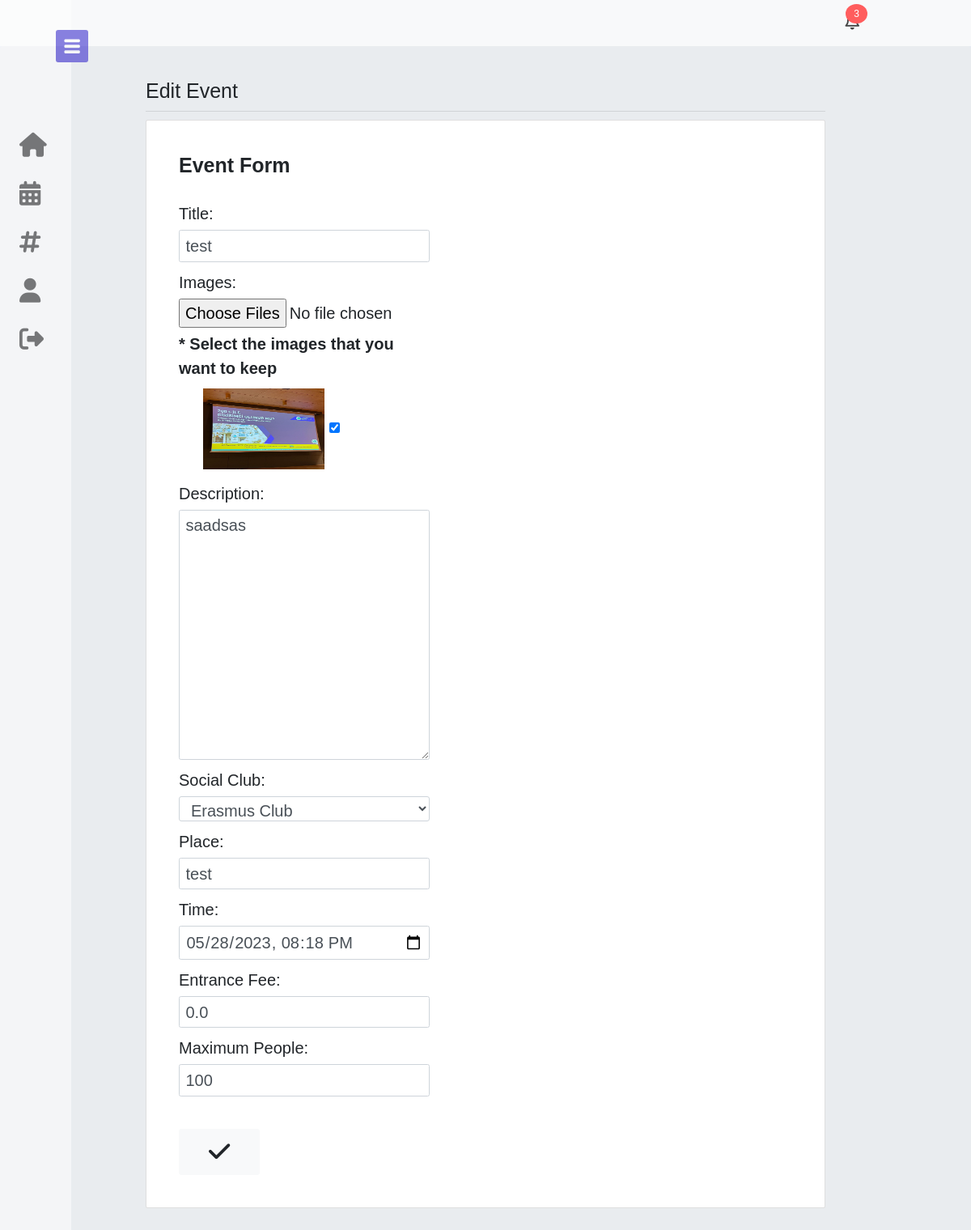
/edit-event/16/ (signed in), run on the app's committed database.
### users/models.py (models this page shows, shortened)
class Profile(models.Model):
    user = models.OneToOneField(User, on_delete=models.CASCADE)
    avatar = models.ImageField(default='default.jpg', upload_to='profile_images')
    bio = models.TextField()
    ambassador = models.BooleanField(default=False, null=True)
    new_notification_count = models.IntegerField(default=0, null=True, blank=True)
    dont_recommend_events = models.ManyToManyField(Event, related_name="events_dont_recommend", blank=True, default=None)

### events/models.py (models this page shows, shortened)
class Event(models.Model):
    title = models.CharField(max_length=100)
    description = models.TextField(blank=True)
    location = models.TextField()
    price = models.FloatField(blank=True, default=0)
    time = models.DateTimeField()
    users = models.ManyToManyField(User, related_name='events_attending')
    created_by = models.ForeignKey(User, on_delete=models.CASCADE, related_name='created_events', blank=True, default="", null=True)
    maximum_people = models.IntegerField(blank=True, default=3)
    social_club = models.ForeignKey(SocialClub, on_delete=models.CASCADE, related_name='club_events',blank=True, default="", null=True)
    created_time = models.DateTimeField(auto_now_add=True, null=True)

class EventImage(models.Model):
    event = models.ForeignKey(Event, on_delete=models.CASCADE, related_name='event_images')
    image = models.ImageField(upload_to='event_images/')

### events/views.py (the view)
# urls.py: path('edit-event/<int:pk>/', edit_event, name='edit-event'),
@login_required
def edit_event(request, pk):
    if not check_if_manager(request.user):
        raise PermissionDenied()
    event = Event.objects.get(pk=pk)
    if request.user in event.social_club.managers.all() or request.user.is_staff:
        if request.method == 'POST':
            form = CreateEventForm(request.POST,instance=event, user=request.user)
            image_form = EventImageForm(request.POST, instance=event)
            if form.is_valid():
                form.save()
                add_images = request.POST.getlist('keep_image_add')
                no_delete_images = request.POST.getlist('no_delete_image')
                to_delete = [x.id for x in event.event_images.all()]
                for image_id in to_delete:
                    if str(image_id) not in no_delete_images:
                        image = event.event_images.get(id=image_id)
                        image.delete()
                for image in request.FILES.getlist('images'):
                    if str(image) in add_images:
                        EventImage.objects.create(event=event, image=image)
                return redirect('event-detail', pk=event.pk)
        else:
            form = CreateEventForm(instance=event, user=request.user)
            image_form = EventImageForm(instance=event)
        return render(request, 'events/edit_event.html', {'form':form, 'image_form':image_form})

### events/forms.py
class EventImageForm(forms.ModelForm):
    images = forms.ImageField(widget=forms.ClearableFileInput(attrs={'multiple': True}), required=False)
    class Meta:
        model = EventImage
        fields = ('images',)

### events/custom_filters.py (called while the page is built)
@register.filter
def sort_and_slice(notifications, count):
    if count > 5:
        count = 5
    return notifications.order_by("-created_time")[:count]

@register.filter
def is_manager(user):
    all_managers = [x.managers.all() for x in SocialClub.objects.all()]
    for i in all_managers:
        for j in i:
            if user == j:
                return True
    return False

### events/views.py (called while the page is built)
def check_if_manager(user):
    managing_clubs = user.admin_of.all()
    if len(managing_clubs) > 0 or user.is_staff:
        return True
    else:
        return False

### social_clubs/models.py (called while the page is built)
    def __str__(self):
        return self.name

### templates/events/edit_event.html (shortened to what this page needs)
{% extends 'base.html' %}
{% block content %}
<h1>Edit Event</h1>
<hr/>
{% include 'events/partials/event_form.html' with create=False %}
{% endblock %}

### templates/base.html (shortened to what this page needs)
{% load custom_filters %}
{% load static %}
<!doctype html>
<html lang="en" style="font-size: 10px;">
<head>
  <link rel="stylesheet" href="https://maxcdn.bootstrapcdn.com/bootstrap/4.0.0/css/bootstrap.min.css"
>
    <link rel="stylesheet" href="{% static 'css/main.css' %}">
    <link rel="stylesheet" href="{% static 'css/events.css' %}">
    <link rel="stylesheet" href="{% static 'css/social_clubs.css' %}">
</head>
<body>
  {% if user.is_authenticated %}
  <nav class="sidebar close" style="z-index: 99999900000;">
    <header>
        <div class="image-text">
        </div>
        <i class="fa-solid fa-bars toggle"></i>
    </header>
    <div class="menu-bar">
        <div class="menu">
            <ul class="menu-links">
              <li class="nav-link menus-link" id="home">
                <a href="{% url 'users-home' %}">
                  <i class="fa-solid fa-house" style="color:black; font-size: 30px;"> </i>
                </a>
            </li>
                <li class="nav-link menus-link" onmouseover="console.log(this.childNodes)">
                    <a href="{% url 'events' %}">
                      <i class="fa-solid fa-calendar-days" style="color:black; font-size: 30px;"> </i>
                    </a>
                </li>
                <li class="nav-link menus-link">
                    <a href="{% url 'social-clubs' %}">
                      <i class="fa-sharp fa-solid fa-hashtag" style="color:black; font-size: 30px;"></i>
                    </a>
                </li>
                <li class="nav-link menus-link">
                    <a href="{% url 'users-profile' pk=request.user.pk%}">
                      <i class="fa-solid fa-user" style="color:black; font-size: 30px;"> </i>
                    </a>
                </li>
                  <li class="nav-link menus-link">
                    <a href="{% url 'logout' %}">
                      <i class="fa-solid fa-right-from-bracket" style="color:black; font-size: 30px;"> </i>
                    </a>
                </li>
        </div>
    </div>
</nav>
{% endif %}
<nav  class="navbar navbar-expand-lg navbar-{% if user.is_authenticated %}dark{%else%}light{%endif%} bg-{% if user.is_authenticated %}light{%else%}dark p-3{%endif%}">
    <ul class="navbar-nav ml-auto" style="margin-right: 10%;">
      {% if user.is_authenticated %}
      <ul class="notification-drop" style="z-index: 9999999999999;">
        <li class="item">
           <span class="btn__badge {% if request.user.profile.new_notification_count > 0 %}pulse-button{% endif %} ">{{request.user.profile.new_notification_count}}</span>
        </li>
      </ul>
      {% else %}
      <a href="{% url 'login' %}" class="nav-link text-light" style="font-size: 2.5rem;"></i> Login</a>
      <a href="{% url 'users-register' %}" class="nav-link ml-5 text-light" style="font-size: 2.5rem;"></i> Sign Up</a>
      {% endif %}
    </ul>
</nav>
  <div class="jumbotron" style="margin:0; padding-left: 15%; padding-right: 15%; min-height: 1000px;">
    {% block content %}{% endblock %}
  </div>
</body>
</html>

### templates/events/partials/event_form.html (shortened to what this page needs)
{% block content %}
<div class="card" style="font-size: 2rem; padding: 10px;">
  <div class="form-content p-5" >
    <h1><b>Event Form</b></h1>
    <form method="POST" class="mt-5" id="event-form" enctype="multipart/form-data">
      <div class="form-row">
        <div class="col-md-5">
          <div class="form-group">
            <label class="">Title:</label>
            {{ form.title }}
          </div>
          <div class="form-group">
            <label class="">Images:</label>
            {{ image_form.images }}
            <p class="mb-2 mt-2"><b>* Select the images that you want to keep</b></p>
            <div class="ml-5" style="max-width: fit-content;"  id="image-preview">
              {% if form.instance and not create %}
                  {% for image in form.instance.event_images.all %}
                      <div class="image-preview-item mt-3 mb-3">
                          <label class="checkbox_img" for="{{image.id}}"><img src="{{ image.image.url }}" height="100px" width="150px" title="{{ image.image.name }}"></label>
                          <input type="checkbox" name="no_delete_image" checked value="{{ image.id }}">
                      </div>
                  {% endfor %}
              {% endif %}
          </div>
          </div>
          <div class="form-group">
            <label class="">Description:</label>
            {{ form.description }}
          </div>
          <div class="form-group">
            <label class="">Social Club:</label>
            {{ form.social_club }}
          </div>
          <div class="form-group">
            <label class="">Place:</label>
            {{ form.location }}
          </div>
          <div class="form-group">
            <label class="">Time:</label>
            {{ form.time }}
          </div>
          <div class="form-group">
            <label class="">Entrance Fee:</label>
            {{ form.price }}
          </div>
          <div class="form-group">
            <label class="">Maximum People:</label>
            {{ form.maximum_people }}
          </div>
        </div>
      </div>
      <br/>
      <button type="submit" class="btn btn-light btn-lg" style="font-size: 3rem; width: 100px;">
        <i class="fa-solid fa-check"></i>
      </button>
    </form>
  </div>
</div>
{% endblock %}

### static/css/main.css (style rules this page uses)
body { font-family: 'Roboto' !important; }
.form-group textarea { font-size: 2rem; }
.form-group input { font-size: 2rem; }
.form-group select { font-size: 1rem; }
body { background-color: #e9ecef; }
* { margin: 0; padding: 0; box-sizing: border-box; font-family: 'Poppins', sans-serif; }
:root { --body-color: #E4E9F7; --sidebar-color: #FFF; --primary-color: #1707c4; --primary-color-light: #F6F5FF; --toggle-color: #DDD; --text-color: #383838; --tran-03: all 0.2s ease; --tran-03: all 0.3s ease; --tran-04: all 0.3s ease; --tran-05: all 0.3s ease; }
body { min-height: 100vh; background-color: var(--body-color); transition: var(--tran-05); }
.sidebar { position: fixed; top: 0; left: 0; height: 100%; width: 250px; padding: 10px 14px; background: var(--sidebar-color); transition: var(--tran-05); z-index: 100; }
.sidebar.close { width: 88px; }
.sidebar li { height: 50px; list-style: none; display: flex; align-items: center; margin-top: 10px; }
.sidebar header { position: relative; }
.sidebar header .image-text { display: flex; align-items: center; }
.sidebar header .toggle { position: absolute; top: 50%; right: -35px; transform: translateY(-50%) rotate(180deg); height: 40px; width: 40px; background-color: var(--primary-color); color: var(--sidebar-color); border-radius: 3px; display: flex; align-items: center; justify-content: center; font-size: 22px; cursor: pointer; transition: var(--tran-05); }
.sidebar.close .toggle { transform: translateY(-50%) rotate(0deg); }
.sidebar .menu { margin-top: 40px; }
.sidebar li a { list-style: none; height: 100%; background-color: transparent; display: flex; align-items: center; height: 100%; width: 100%; border-radius: 6px; text-decoration: none; transition: var(--tran-03); }
.sidebar .menu-bar { height: calc(100% - 55px); display: flex; flex-direction: column; justify-content: space-between; overflow-y: scroll; }
ul { list-style: none; margin: 0; padding: 0; }
.notification-drop { font-family: 'Ubuntu', sans-serif; color: #444; }
.notification-drop .item { padding: 10px; font-size: 18px; position: relative; border-bottom: 1px solid #ddd; }
@media screen and (min-width: 500px) { .notification-drop { display: flex; justify-content: flex-end; } }
@media screen and (min-width: 500px) { .notification-drop .item { border: none; } }
.btn__badge { background: #FF5D5D; color: white; font-size: 12px; position: absolute; top: 0; right: 0px; padding: 3px 10px; border-radius: 50%; }
.pulse-button { box-shadow: 0 0 0 0 rgba(255, 0, 0, 0.5); -webkit-animation: pulse 1.5s; }

### data on the page
Event: title "test", description "saadsas", social_club "Erasmus Club", location "test", time "05/28/2023 20:18", price "0.0", maximum_people "100"
EventImage: image (picture)

### other printed values
{{ request.user.profile.new_notification_count }} "3"
